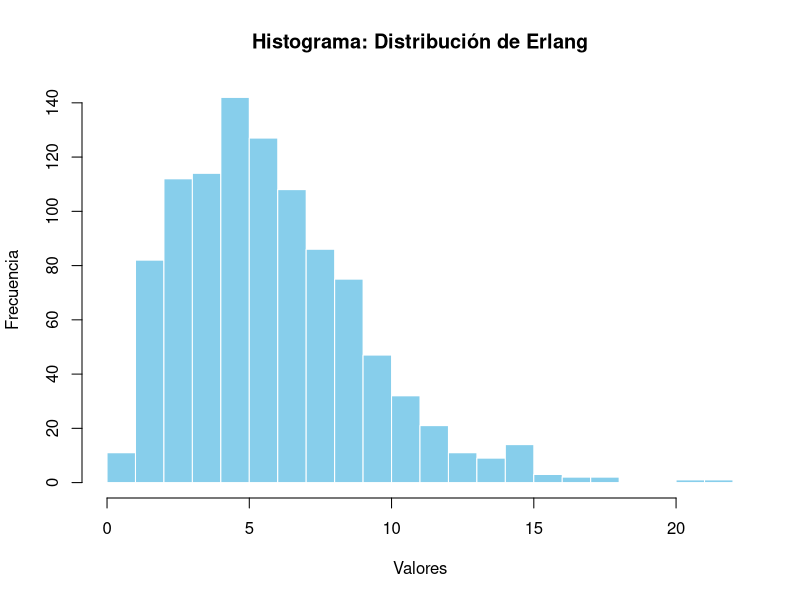
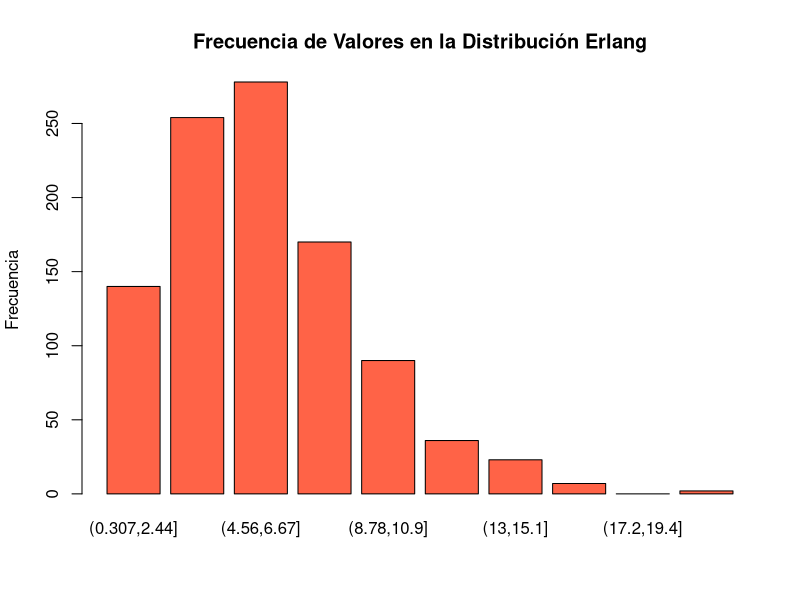
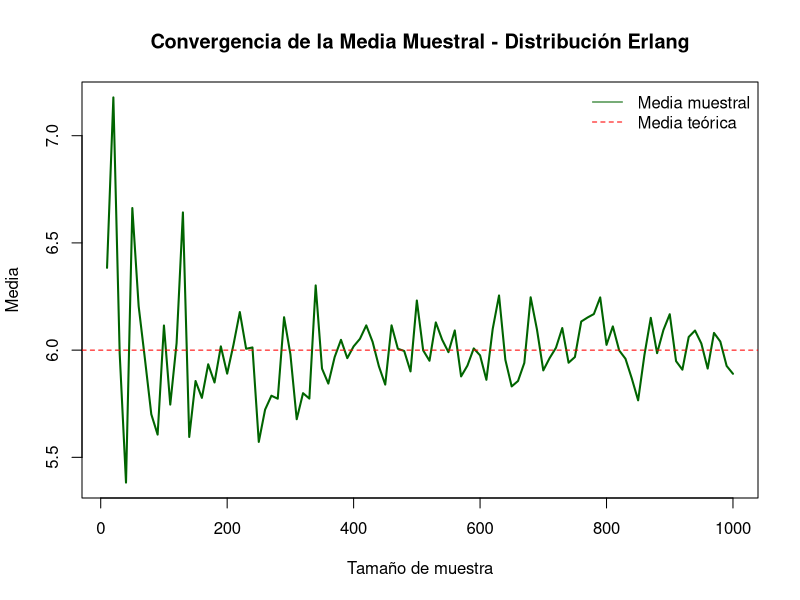

Generate these figures, in order, with R:
# -----------------------------------------------------------
# Simulación de la Distribución de Erlang
# -----------------------------------------------------------

# Cargar librería necesaria
if (!requireNamespace("stats", quietly = TRUE)) {
  install.packages("stats")
}
library(stats)

# 1. Generación de datos aleatorios
set.seed(123)  # Para reproducibilidad

n <- 1000  # Número de muestras
shape <- 3  # Forma (k)
rate <- 0.5  # Tasa (lambda)

# Generación de muestras Erlang
erlang_data <- rgamma(n, shape = shape, rate = rate)

# 2. Visualización

# Histograma
hist(erlang_data, 
     breaks = 30, 
     main = "Histograma: Distribución de Erlang", 
     xlab = "Valores", 
     ylab = "Frecuencia", 
     col = "skyblue", 
     border = "white")

# Gráfico de barras con frecuencia
tabla_frec <- table(cut(erlang_data, breaks = 10))
barplot(tabla_frec,
        main = "Frecuencia de Valores en la Distribución Erlang",
        col = "tomato",
        ylab = "Frecuencia")

# 3. Comparación teoría vs. simulación

# Media teórica y muestral
mean_theory <- shape / rate
mean_sim <- mean(erlang_data)

# Varianza teórica y muestral
var_theory <- shape / (rate^2)
var_sim <- var(erlang_data)

# Mostrar comparaciones
cat("---- Comparación teoría vs. simulación ----\n")
cat("Media teórica: ", mean_theory, "\n")
cat("Media muestral: ", mean_sim, "\n")
cat("Varianza teórica: ", var_theory, "\n")
cat("Varianza muestral: ", var_sim, "\n")
cat("-------------------------------------------\n")

# 4. (Opcional) Verificación de forma con distintos tamaños de muestra

n_values <- seq(10, 1000, by = 10)
means <- sapply(n_values, function(n) {
  sim <- rgamma(n, shape = shape, rate = rate)
  mean(sim)
})

plot(n_values, means, type = "l",
     main = "Convergencia de la Media Muestral - Distribución Erlang",
     xlab = "Tamaño de muestra", ylab = "Media",
     col = "darkgreen", lwd = 2)
abline(h = mean_theory, col = "red", lty = 2)
legend("topright", legend = c("Media muestral", "Media teórica"),
       col = c("darkgreen", "red"), lty = c(1, 2), bty = "n")
